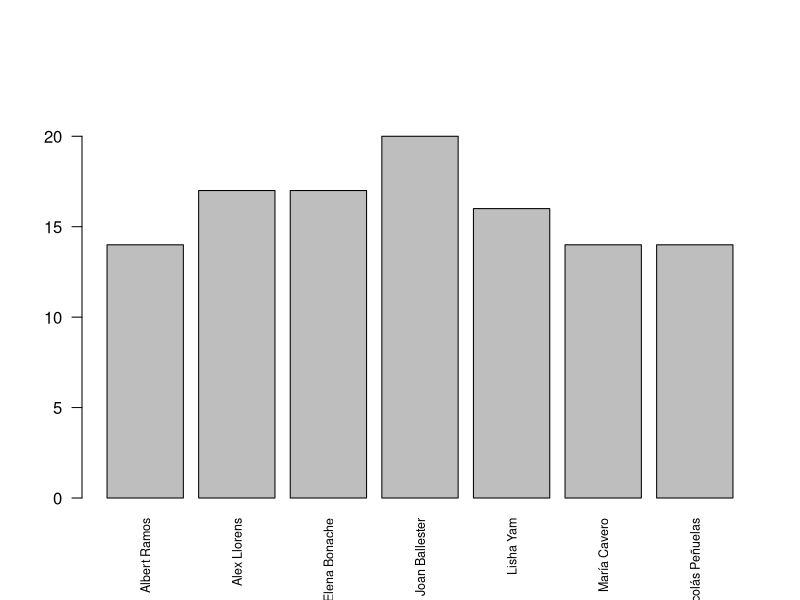
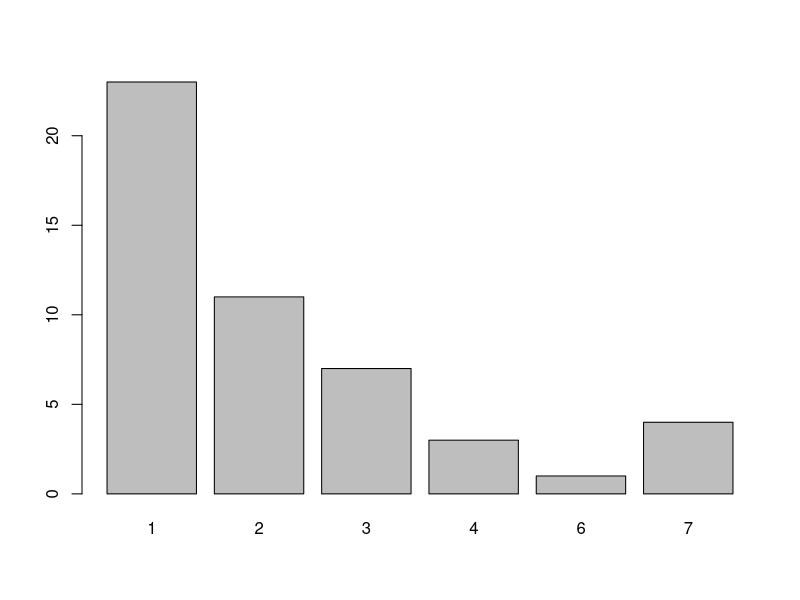

Generate these figures, in order, with R: (Note: this script raises an error after producing the figures.)
## ---- chunk 1
knitr::opts_chunk$set(echo = TRUE)
## ---- chunk 2
#elecc <- read.csv("Elecci_n_delegad__20200927212743.csv");
df.delegado <- read.csv("EncuestaDelegado2020.csv", header = TRUE,
                        encoding = "UTF-8");
## ---- chunk 3
df.delegado <- df.delegado[,c("Completed.On", "Elección.delegad.")];
names(df.delegado) <- c("Tiempo","Representantes")

## ---- chunk 4
#ISO 8601
df.delegado$Tiempo <- as.POSIXct(strptime(df.delegado$Tiempo, 
                               format = "%Y-%m-%dT%H:%M:%S"));
class(df.delegado$Tiempo)
## ---- chunk 5
library(stringr)
votaciones <- str_split(df.delegado$Representantes, ",");
votos <- factor(str_trim(unlist(votaciones)));


## ---- chunk 6
values.candidato<-c("Joan Ballester",
                    "Elena Bonache",
                    "María Cavero",
                    "Alex Llorens",
                    "Nicolás Peñuelas",
                    "Albert Ramos",
                    "Lisha Yam")
## ---- chunk 7
all(votos %in% values.candidato)
## ---- chunk 8
sum(is.na(votos))
## ---- chunk 9
df.delegado[is.na(df.delegado$Representantes),]
## ---- chunk 10
df.delegado <- df.delegado[!is.na(df.delegado$Representantes), ]
votaciones <- votaciones[!is.na(votaciones)]
votos <- votos[!is.na(votos)]

## ---- chunk 11
length(votaciones)
## ---- chunk 12
length(votos)
## ---- chunk 13
resultado <- sort(table(votos), decreasing = TRUE)
winner <- resultado[1]
names(winner)
## ---- chunk 14
plot(votos, ylim = c(0,23), cex.names = 0.75, las = 2)
## ---- chunk 15

## ---- chunk 16

## ---- chunk 17
barplot(table(sapply(votaciones, length)))
length(votos)/length(votaciones)
## ---- chunk 18
table(votaciones)
## ---- chunk 19

## ---- chunk 20

